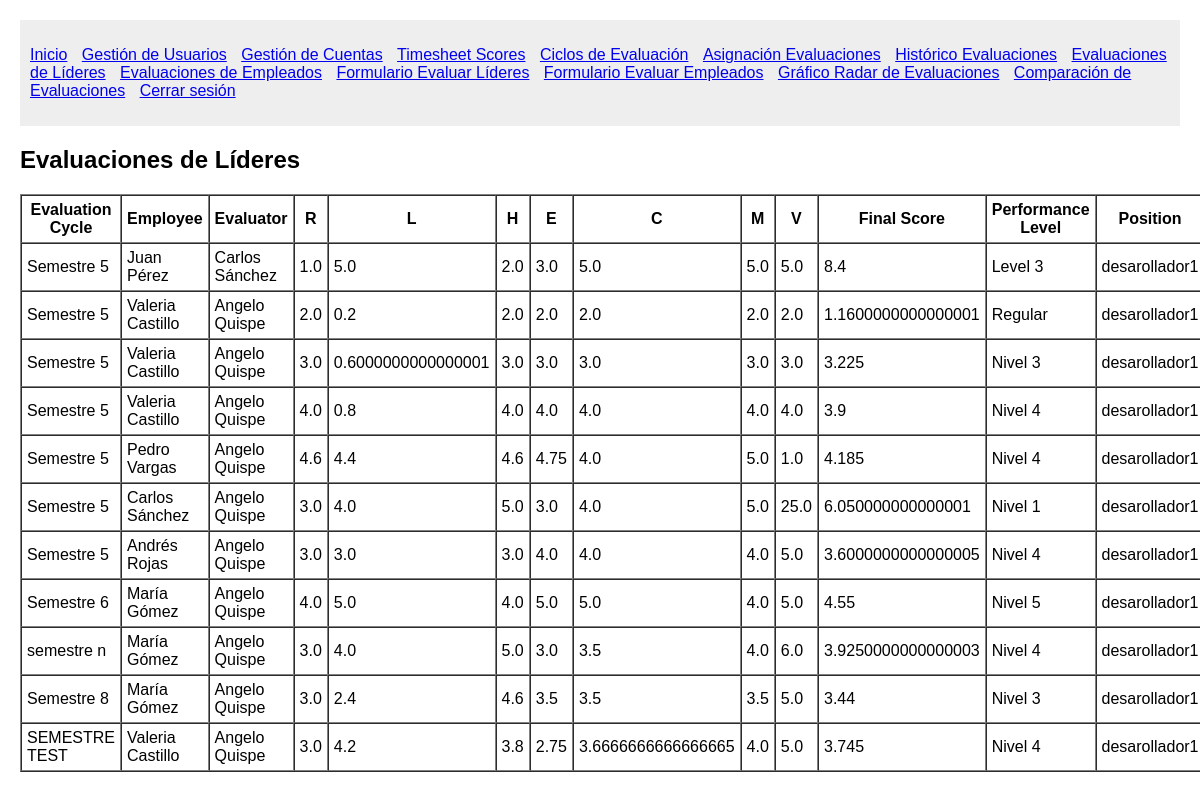
Page /leaders_evaluations/ (signed in) on the earlier database version.
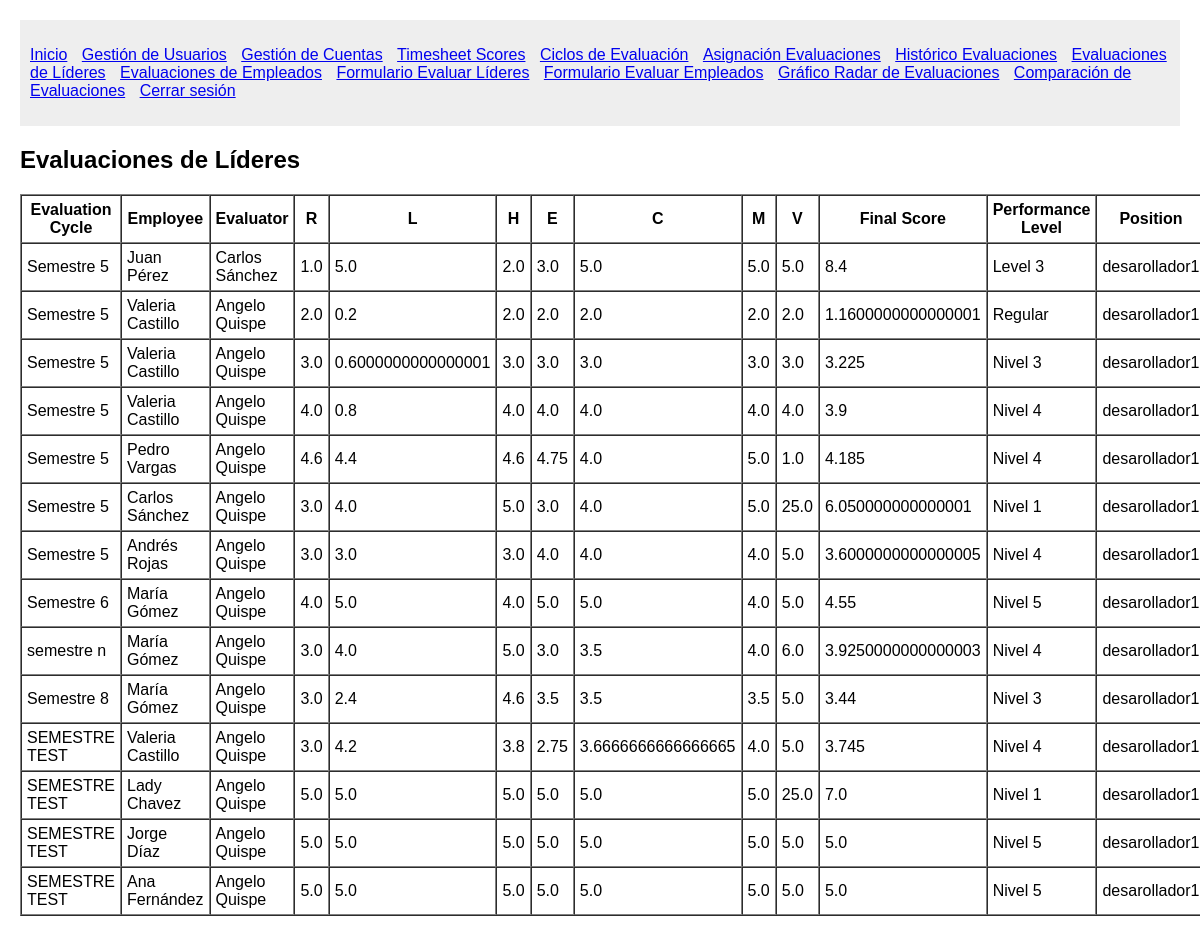
Same page on the later database version.
### System/models.py (models this page shows)
class Permanent_EvaluationAssignment(models.Model):
    evaluator = models.ForeignKey(Usuario, on_delete=models.CASCADE, related_name='permanent_evaluator_assignments')
    employee = models.ForeignKey(Usuario, on_delete=models.CASCADE, related_name='permanent_employee_assignments')
    status = models.CharField(max_length=50)
    created_at = models.DateTimeField(auto_now_add=True)
    summary = models.ForeignKey(Summary, on_delete=models.CASCADE, null=True, blank=True)
    evaluation_details = models.ForeignKey(EvaluationDetails, on_delete=models.CASCADE, null=True, blank=True)
    evaluation_cycle = models.CharField(max_length=50)

class Summary(models.Model):
    employee = models.ForeignKey(Usuario, on_delete=models.CASCADE, related_name='employee_summaries')
    evaluator = models.ForeignKey(Usuario, on_delete=models.CASCADE, related_name='evaluator_summaries')
    R = models.FloatField() # Ponderado Responsabilidades de la posición
    L = models.FloatField(blank=True, null=True) # Ponderado Responsabilidades por liderazgo
    H = models.FloatField() # Ponderado Habilidades
    E = models.FloatField() # Ponderado Enfoque
    C = models.FloatField() # Ponderado Competencia Técnica
    M = models.FloatField() # Ponderado Metas y Resultados
    V = models.FloatField() # Ponderado Valores Corporativos
    final_score = models.FloatField() # Suma de ponderados
    performance_level = models.CharField(max_length=50)
    evaluation_type = models.CharField(max_length=50)
    created_at = models.DateTimeField(auto_now_add=True)
    position = models.ForeignKey(Position, on_delete=models.PROTECT)

class Usuario(models.Model):
    first_name = models.CharField(max_length=50)
    middle_name = models.CharField(max_length=50, blank=True, null=True)
    last_name = models.CharField(max_length=50)
    second_last_name = models.CharField(max_length=50, blank=True, null=True)
    user_type = models.CharField(max_length=50)
    position = models.ForeignKey(Position, on_delete=models.PROTECT)

class Position(models.Model):
    position_code = models.CharField(max_length=20)
    position_name = models.CharField(max_length=100)

### System/views.py (the view)
# urls.py: path('leaders_evaluations/', views.leaders_evaluations, name='leaders_evaluations'),
@login_required
def leaders_evaluations(request):
    assignments = Permanent_EvaluationAssignment.objects.filter(summary__evaluation_type="Lideres")
    return render(request, 'System/leaders_evaluations.html', {'assignments': assignments})

### System/views.py (called while the page is built)
def login_required(view_func):
    @wraps(view_func)
    def wrapped_view(request, *args, **kwargs):
        if not request.session.get('user_id'):
            return redirect('login')
        return view_func(request, *args, **kwargs)
    return wrapped_view

### System/templates/System/leaders_evaluations.html (shortened to what this page needs)
{% extends 'System/base.html' %}
{% load static %}
{% block content %}
    <h2>Evaluaciones de Líderes</h2>
    <table border="1" cellspacing="0" cellpadding="5">
        <thead>
            <tr>
                <th>Evaluation Cycle</th>
                <th>Employee</th>
                <th>Evaluator</th>
                <th>R</th>
                <th>L</th>
                <th>H</th>
                <th>E</th>
                <th>C</th>
                <th>M</th>
                <th>V</th>
                <th>Final Score</th>
                <th>Performance Level</th>
                <th>Position</th>
            </tr>
        </thead>
        <tbody>
            {% for assignment in assignments %}
                {% if assignment.summary %}
                    <tr>
                        <td>{{ assignment.evaluation_cycle }}</td>
                        <td>{{ assignment.summary.employee.first_name }} {{ assignment.summary.employee.last_name }}</td>
                        <td>{{ assignment.summary.evaluator.first_name }} {{ assignment.summary.evaluator.last_name }}</td>
                        <td>{{ assignment.summary.R }}</td>
                        <td>{{ assignment.summary.L }}</td>
                        <td>{{ assignment.summary.H }}</td>
                        <td>{{ assignment.summary.E }}</td>
                        <td>{{ assignment.summary.C }}</td>
                        <td>{{ assignment.summary.M }}</td>
                        <td>{{ assignment.summary.V }}</td>
                        <td>{{ assignment.summary.final_score }}</td>
                        <td>{{ assignment.summary.performance_level }}</td>
                        <td>{{ assignment.summary.position.position_name }}</td>
                    </tr>
                {% endif %}
            {% empty %}
                <tr>
                    <td colspan="13">No hay evaluaciones de líderes.</td>
                </tr>
            {% endfor %}
        </tbody>
    </table>
{% endblock %}

Differences in the rows shown:
added Permanent_EvaluationAssignment: evaluation_cycle "SEMESTRE TEST", summary.employee.first_name "Lady", summary.employee.last_name "Chavez", summary.evaluator.first_name "Angelo", summary.evaluator.last_name "Quispe", summary.R "5.0", summary.L "5.0", summary.H "5.0", summary.E "5.0", summary.C "5.0", summary.M "5.0", summary.V "25.0", summary.final_score "7.0", summary.performance_level "Nivel 1", summary.position.position_name "desarollador1"
added Permanent_EvaluationAssignment: evaluation_cycle "SEMESTRE TEST", summary.employee.first_name "Jorge", summary.employee.last_name "Díaz", summary.evaluator.first_name "Angelo", summary.evaluator.last_name "Quispe", summary.R "5.0", summary.L "5.0", summary.H "5.0", summary.E "5.0", summary.C "5.0", summary.M "5.0", summary.V "5.0", summary.final_score "5.0", summary.performance_level "Nivel 5", summary.position.position_name "desarollador1"
added Permanent_EvaluationAssignment: evaluation_cycle "SEMESTRE TEST", summary.employee.first_name "Ana", summary.employee.last_name "Fernández", summary.evaluator.first_name "Angelo", summary.evaluator.last_name "Quispe", summary.R "5.0", summary.L "5.0", summary.H "5.0", summary.E "5.0", summary.C "5.0", summary.M "5.0", summary.V "5.0", summary.final_score "5.0", summary.performance_level "Nivel 5", summary.position.position_name "desarollador1"
